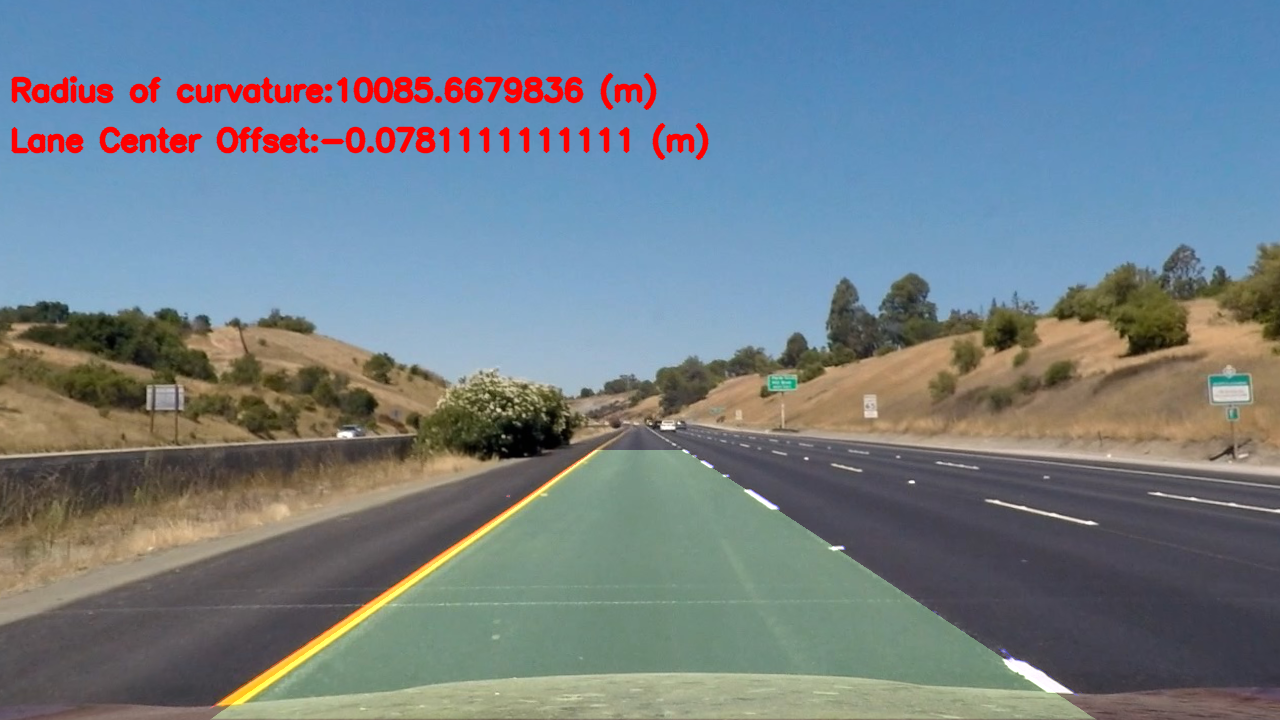
#> input picture output_images/output_0.jpg, 1280 x 720 px, given as the content of the folder camera_cal/, which was not available
$ jupyter execute --allow-errors P2.ipynb   (shell and % lines are left out)   (older library calls are emulated)   (text cells are left out)
#> lines starting #> are read from the running program, lines starting #| are printed output that depends on the picture
[cell 1]
#importing some useful packages
import matplotlib.pyplot as plt
import matplotlib.image as mpimg
import numpy as np
import cv2
import os
import collections

[cell 2]
def convert_to_gray(image_imput):
    """Function converts a BGR image to Gray Scale."""
    return cv2.cvtColor(image_imput,cv2.COLOR_BGR2GRAY)

def find_corners(gray_img, board_size):
    """Function finds corners on a chessboard image"""
    return cv2.findChessboardCorners(gray_img, board_size, None)

# [8 lines left out: function add_obj_and_image_point, not called in this run]

def calibrate_camera(objpoints, imgpoints, gray_img):
    """Functions takes OBJECT and IMAGE points and caliberates camera. """
    return cv2.calibrateCamera(objpoints, imgpoints, gray_img.shape[::-1], None, None)

def undistorted_image(image_input, mtx, dist):
    """Function undistorts input image using the Caliberation and Distortion Matrix of Camera"""
    return cv2.undistort(image_input, mtx, dist, None, mtx)

# [292 lines left out: functions get_src_dst_for_warp, get_perspective_transform_params, get_perspective_transformed_image, get_scaled_sobel, apply_mag_threshold, get_hls_threshold_binary and 14 more, not called in this run]

def weighted_img(img, initial_img, α=0.8, β=1., γ=0.):
    """Function puts the highlighted lanes on the actual image."""
    return cv2.addWeighted(initial_img, α, img, β, γ)

def plot_image(image_input):
    plt.imshow(image_input)

[cell 3]
def caliberate_camera():
    """Function Caliberates the Camera and Provides Calibration Matrix and the Distortion Coefficients"""
    calibration_images = os.listdir("camera_cal/")
    objpoints = []
    imgpoints = []
    sample_gray_image = None
    for cal_image in calibration_images:
        image = mpimg.imread('camera_cal/{}'.format(cal_image))
#> image is the input picture: shape (720, 1280, 4) float32; mean R, G, B, A 0.446, 0.5, 0.533, 1
        gray_image = convert_to_gray(image)
#> in convert_to_gray, `return cv2.cvtColor(image_imput,cv2.COLOR_BGR2GRAY)`:
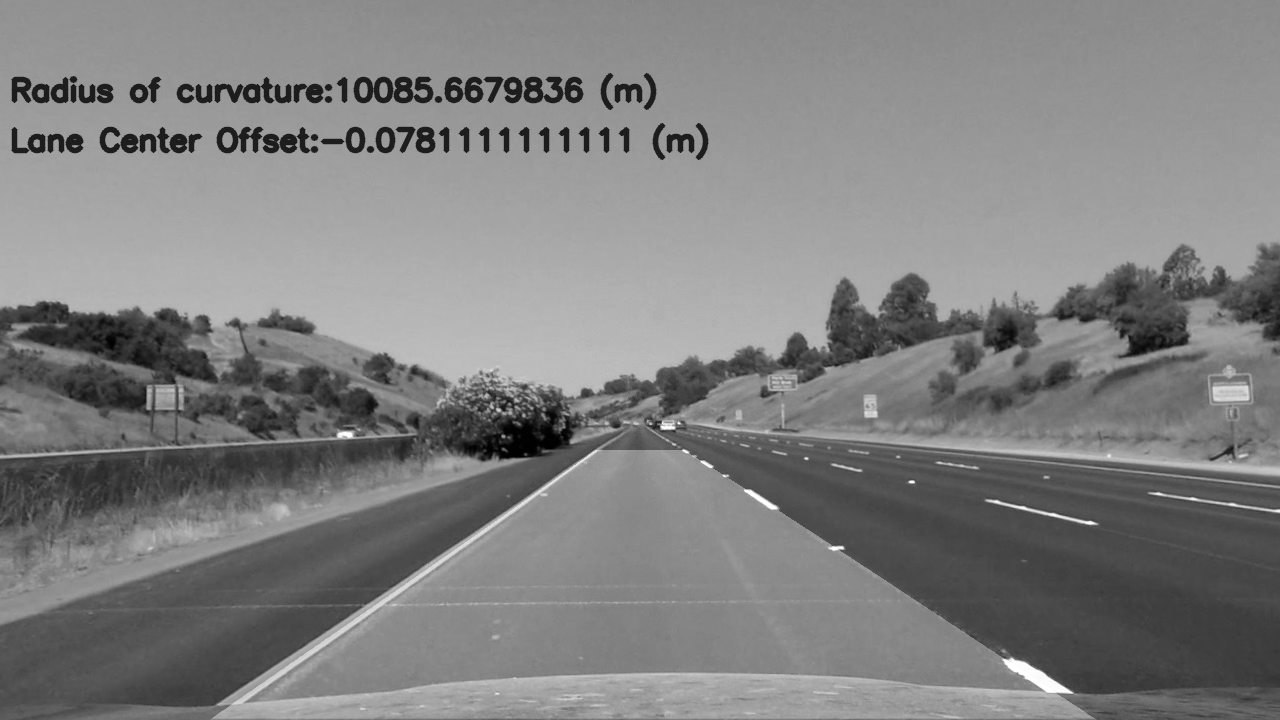
#> returned value: shape (720, 1280) float32; min 0.00392, max 1, mean 0.504
        sample_gray_image = gray_image
        ret, corners = find_corners(gray_image, (9, 6))
        objpoints, imgpoints = add_obj_and_image_point(objpoints, imgpoints, ret, corners)
    ret, mtx, dist, rvecs, tvecs = calibrate_camera(objpoints, imgpoints, sample_gray_image)
    return mtx, dist


$ run again, on output_images/output_4.jpg
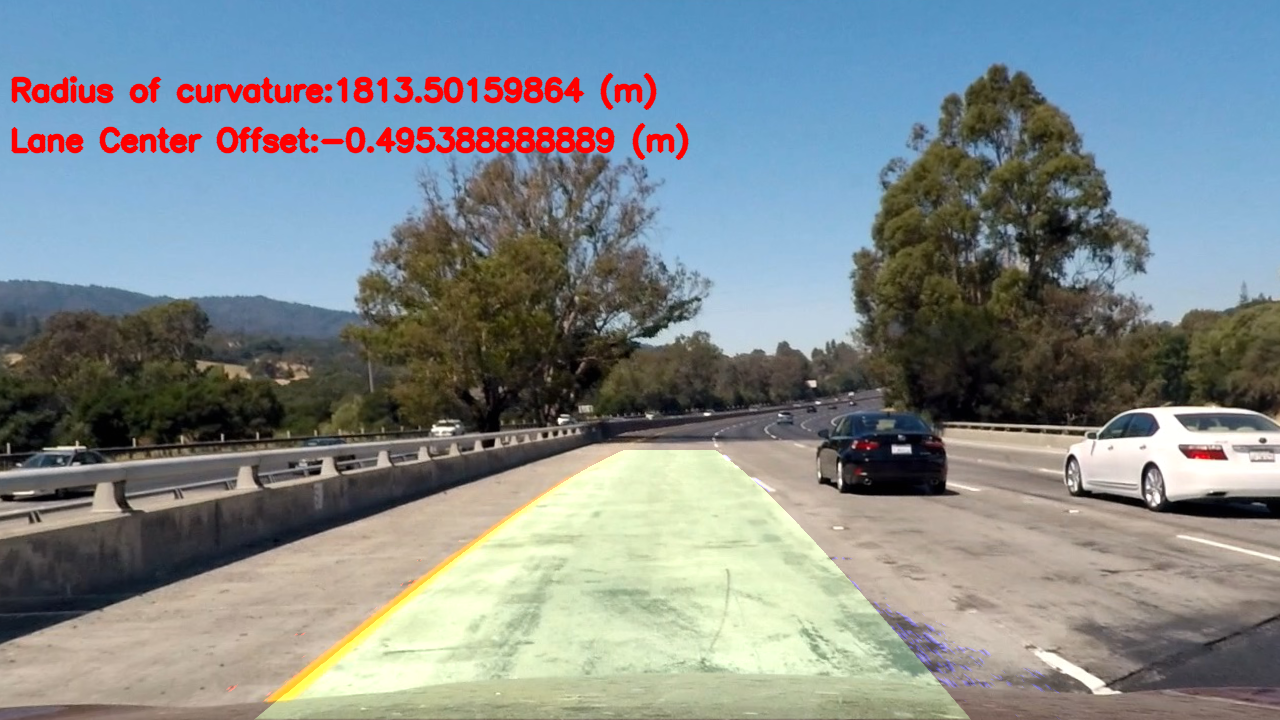
#> input picture output_images/output_4.jpg, 1280 x 720 px, given as the content of the folder camera_cal/, which was not available
#> in caliberate_camera, image is the input picture: shape (720, 1280, 4) float32; mean R, G, B, A 0.504, 0.538, 0.546, 1
#> in convert_to_gray, `return cv2.cvtColor(image_imput,cv2.COLOR_BGR2GRAY)`:
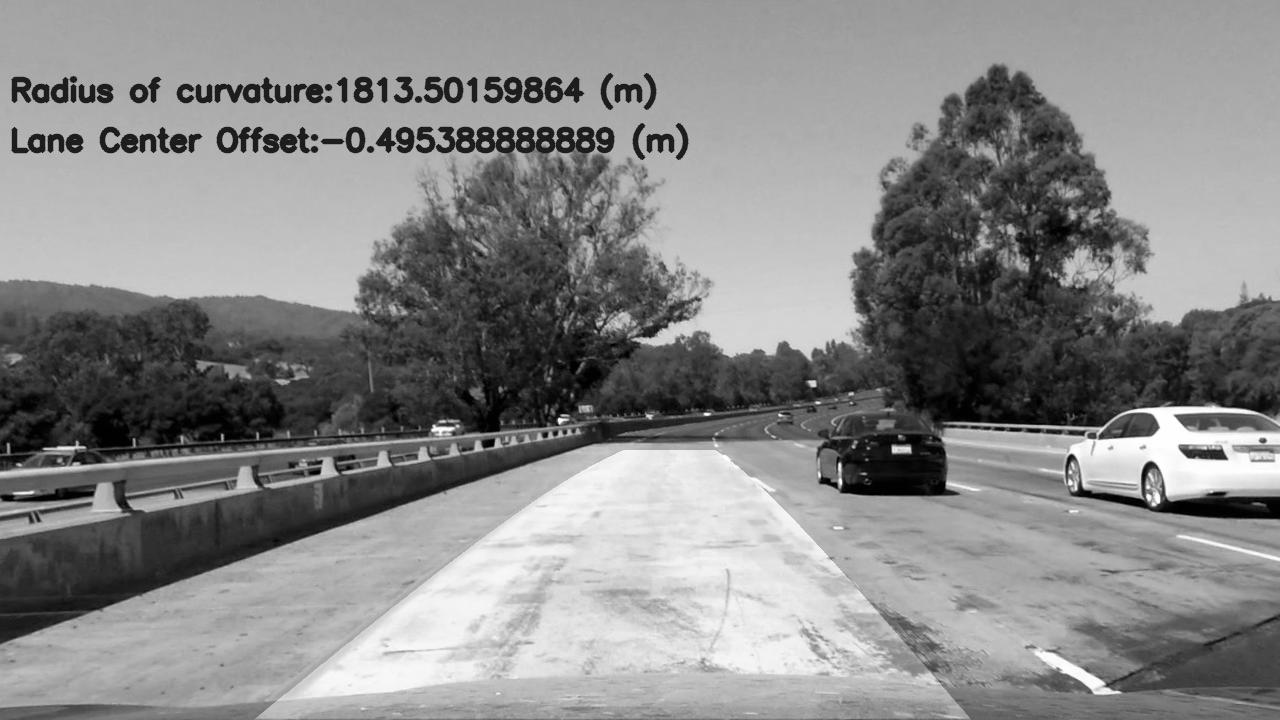
#> returned value: shape (720, 1280) float32; min 0.00392, max 1, mean 0.536

$ run again, on output_images/output_5.jpg
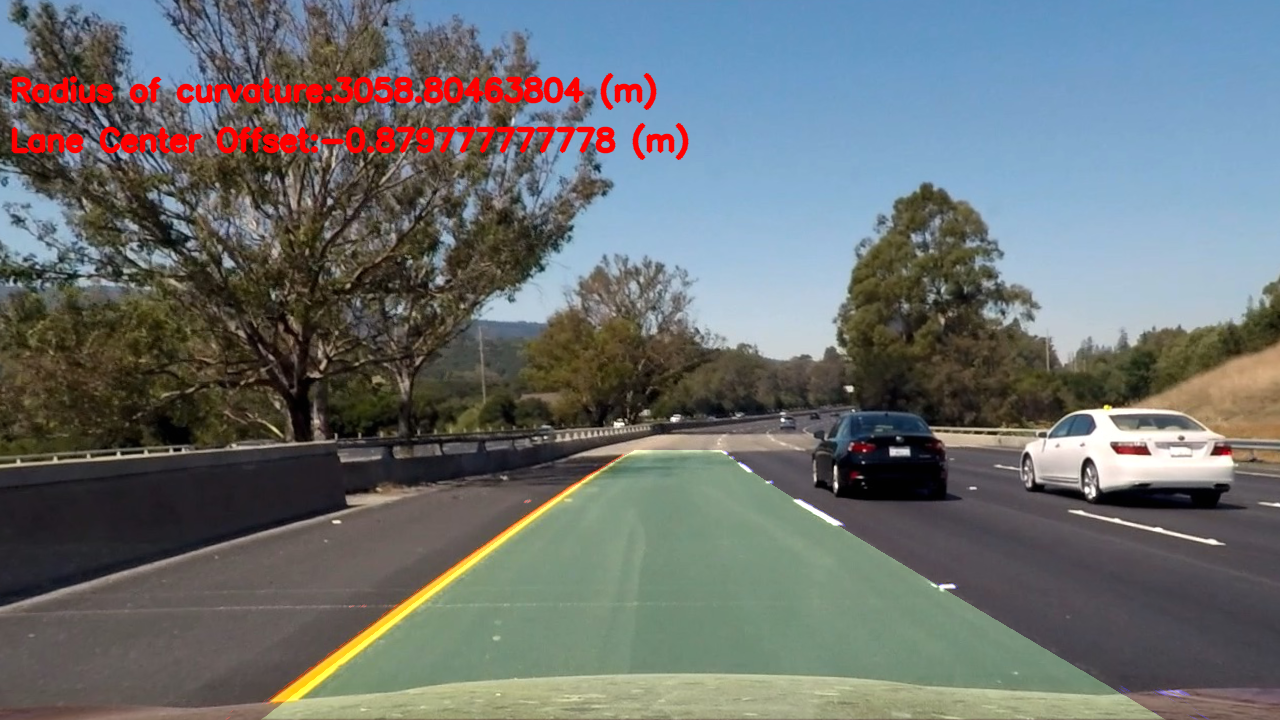
#> input picture output_images/output_5.jpg, 1280 x 720 px, given as the content of the folder camera_cal/, which was not available
#> in caliberate_camera, image is the input picture: shape (720, 1280, 4) float32; mean R, G, B, A 0.419, 0.438, 0.439, 1
#> in convert_to_gray, `return cv2.cvtColor(image_imput,cv2.COLOR_BGR2GRAY)`:
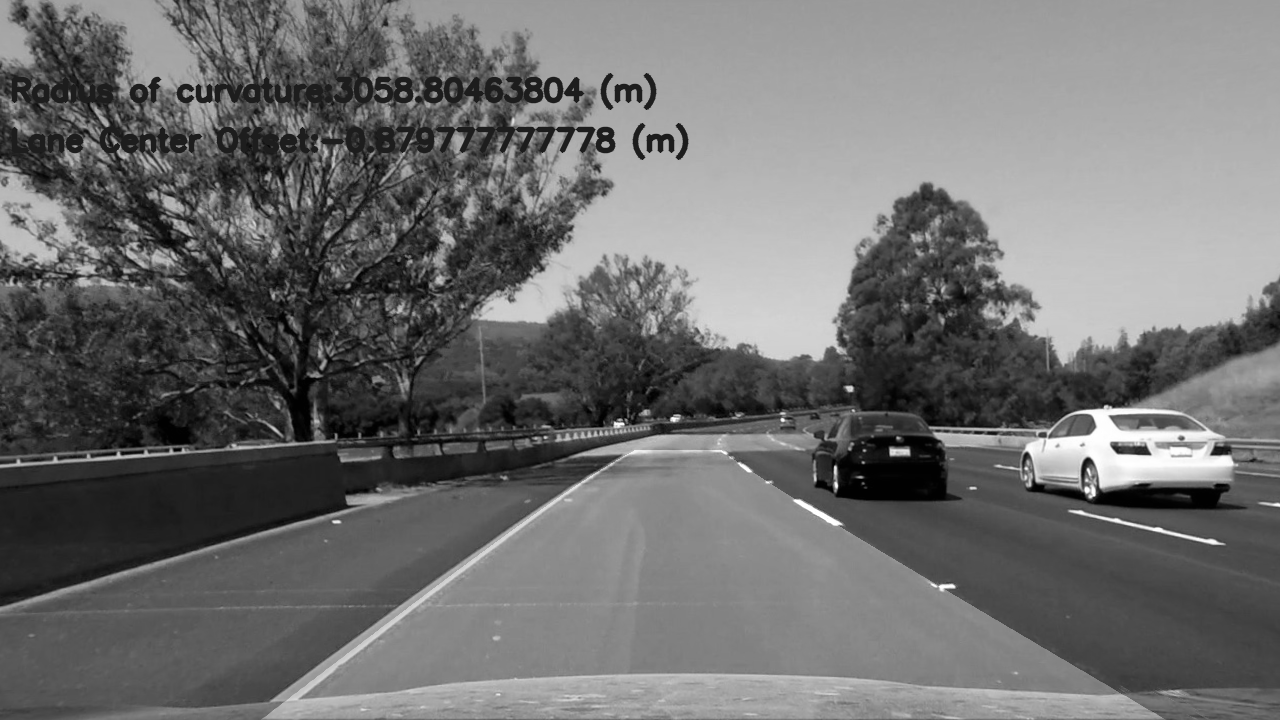
#> returned value: shape (720, 1280) float32; min 0.00392, max 1, mean 0.436

$ run again, on output_images/output_6.jpg
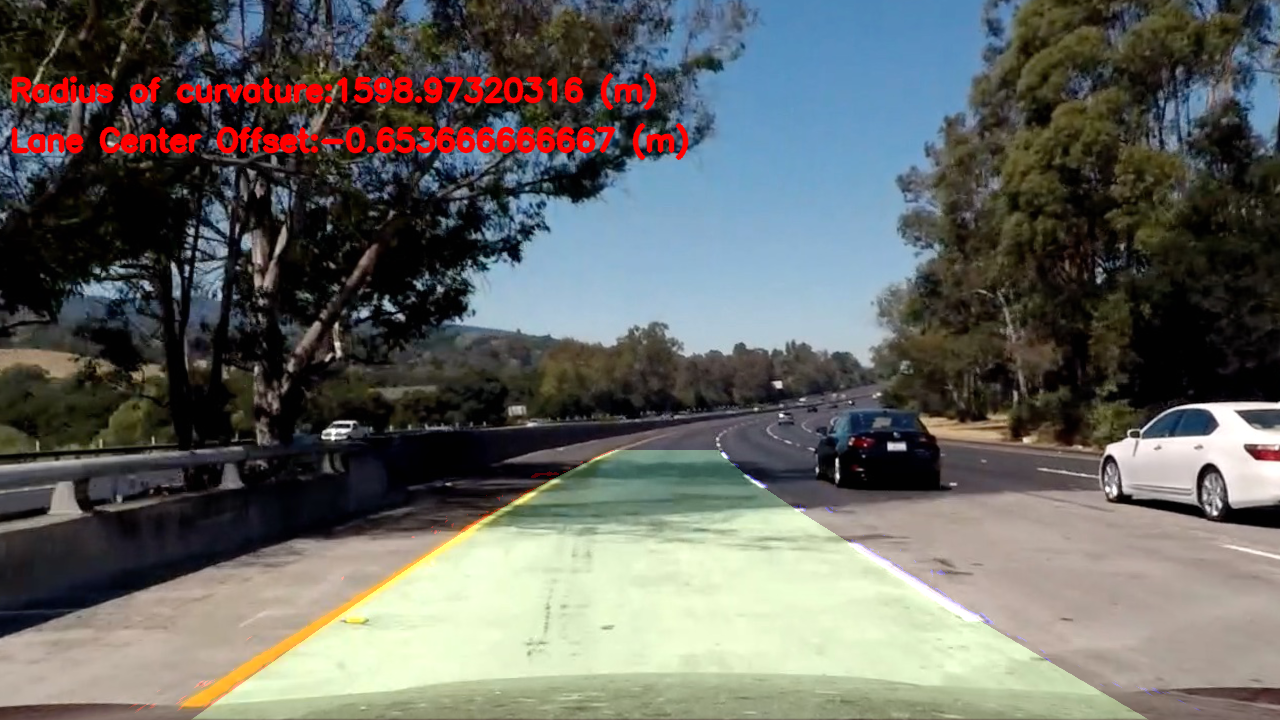
#> input picture output_images/output_6.jpg, 1280 x 720 px, given as the content of the folder camera_cal/, which was not available
#> in caliberate_camera, image is the input picture: shape (720, 1280, 4) float32; mean R, G, B, A 0.399, 0.401, 0.384, 1
#> in convert_to_gray, `return cv2.cvtColor(image_imput,cv2.COLOR_BGR2GRAY)`:
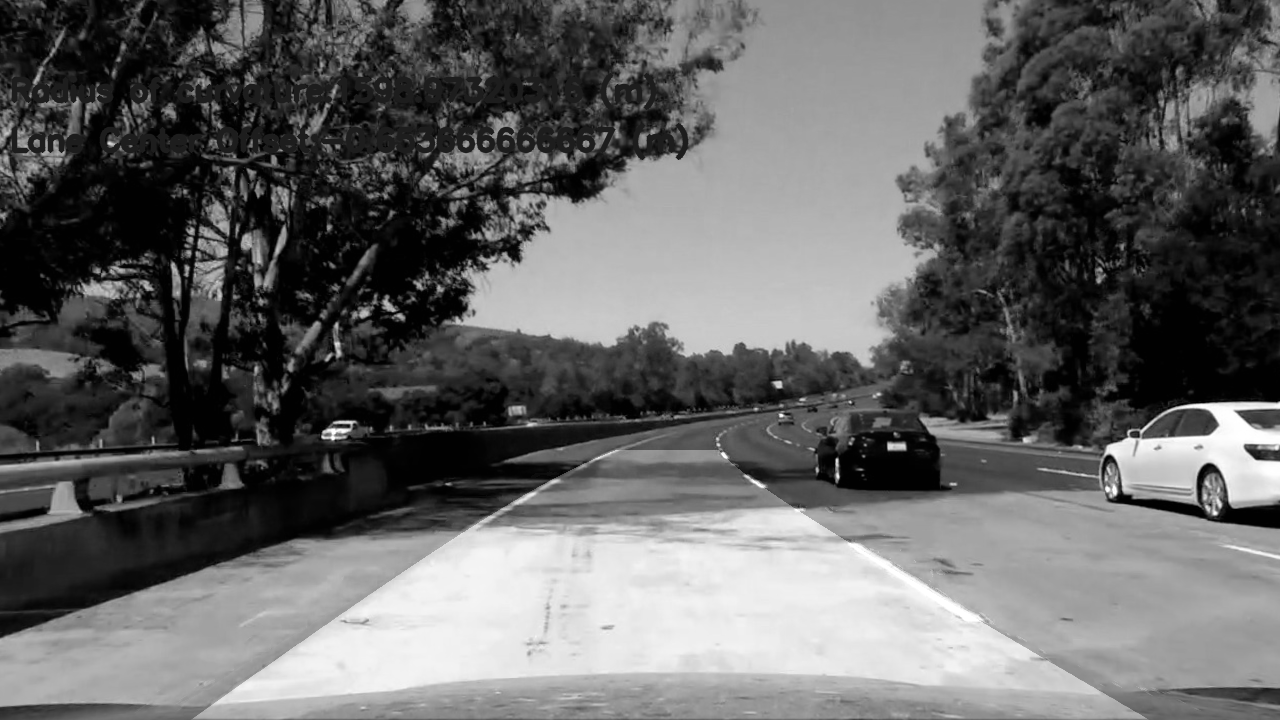
#> returned value: shape (720, 1280) float32; min 0.00392, max 1, mean 0.395
